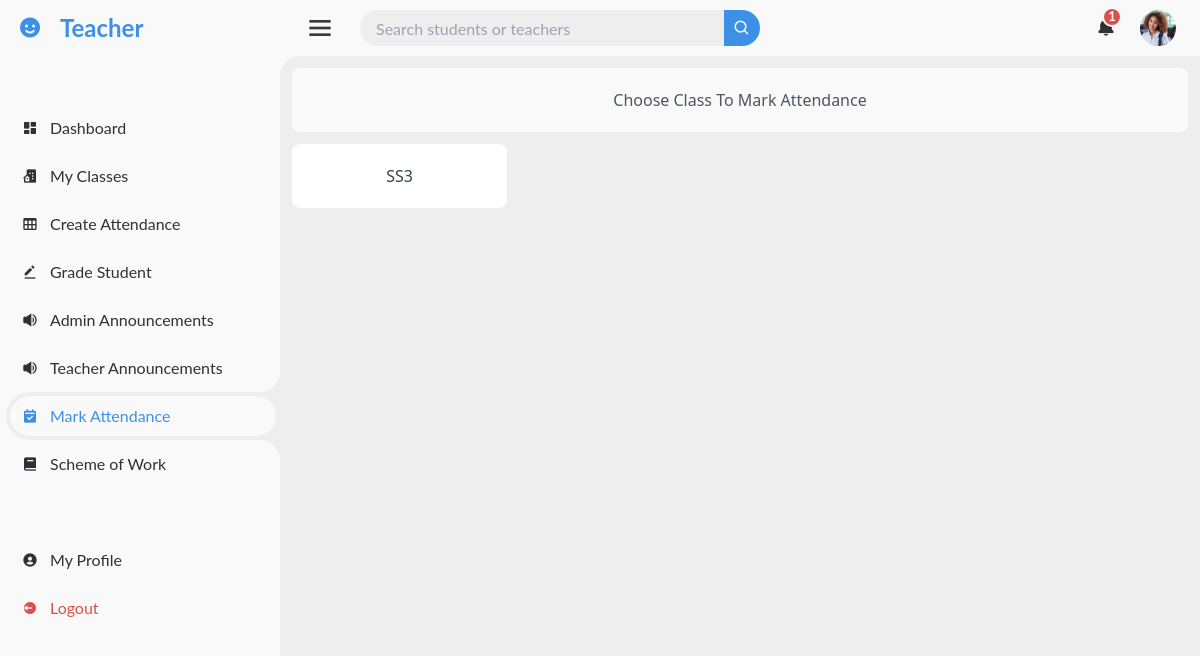
The page /teacher-class-list/mark/class/ (signed in) on the database its author committed.
### accounts/models.py (models this page shows, shortened)
class CustomUser(AbstractUser):
    email = models.EmailField(unique=True)
    is_approved = models.BooleanField(default=False)
    is_teacher = models.BooleanField(default=False)
    is_student = models.BooleanField(default=False)
    profile_photo = models.ImageField(upload_to='profile_photo/', default='default.jpg', blank=True, null=True)
    USERNAME_FIELD = 'email'
    REQUIRED_FIELDS = ['first_name', 'last_name']
    objects = CustomUserManager()

### classes/models.py (models this page shows, shortened)
class Class(models.Model):
    name = models.CharField(max_length=100)
    subjects = models.ManyToManyField(Subject, related_name='classes')

### teacher/views.py (the view)
# urls.py: path('teacher-class-list/mark/class/', views.Choose_class_to_mark, name='Choose_class_to_mark'),
@login_required
def Choose_class_to_mark(request):
    if not request.user.is_teacher:
        return HttpResponseForbidden('You do not have permission to access this page.')
    teacher = get_object_or_404(Teacher, user=request.user)
    classes = teacher.classes.all()
    classes_count = teacher.classes.count()
    context={
        'classes':classes,
        'classes_count':classes_count
    }
    return render(request, 'dashboards/all_teacher_pages/mark_class.html', context)

### administration/context_processors.py (called while the page is built)
def notifications(request):
    all_notification, total_notifications = get_admin_notification(request.user)
    return {
        'all_notification': all_notification,
        'total_notifications': total_notifications,
    }

### administration/views.py (called while the page is built, shortened)
def get_admin_notification(user):
    return [], 0

### pages/context_processors.py (called while the page is built)
def notifications(request):
    if request.user.is_authenticated:
        all_notifications, unread_notifications_count = get_user_notifications(request.user)
        return {
            'all_notifications': all_notifications,
            'unread_notifications_count': unread_notifications_count,
        }
    return {
        'all_notifications': [],
        'unread_notifications_count': 0,
    }

### pages/views.py (called while the page is built)
def get_user_notifications(user):
    notifications = Notification.objects.filter(user=user).order_by('-created_at')
    if user.is_student:
        grade_notifications = GradeNotification.objects.filter(recipient=user).order_by('-created_at')
        class_notifications = ClassNotification.objects.filter(user=user).order_by('-created_at')
    else:
        grade_notifications = []
        class_notifications = []
    all_notifications = sorted(
        chain(notifications, grade_notifications, class_notifications),
        key=attrgetter('created_at'),
        reverse=True
    )
    total_unread_count = (
        notifications.filter(is_read=False).count() +
        (grade_notifications.filter(is_read=False).count() if user.is_student else 0) +
        (class_notifications.filter(is_read=False).count() if user.is_student else 0)
    )
    return all_notifications, total_unread_count

### templates/dashboards/all_teacher_pages/mark_class.html (shortened to what this page needs)
{% extends 'dashboards/all_teacher_pages/base.html' %}
{% load static %}
{% block section %}
<div class="m-3 text-black rounded-lg">
    <p class="text-center p-5 mb-3 rounded-lg font-medium text-gray-600" style="background-color: #F9F9F9;">Choose Class To Mark Attendance</p>
    <ul class="grid grid-cols sm:grid-cols-2 md:grid-cols-3 lg:grid-cols-4 gap-3 text-center" >
        {%if classes%}
        {%for class in classes%}
        <a href="{%url 'Class_record_list' class_id=class.id %}">
            <li class="p-5 rounded-lg font-medium text-gray-700 hover:bg-blue-300 bg-white hover:text-white">{{class.name}}</li>
        </a>
        {%endfor%}
        {%endif%}
    </ul>
</div>
{% endblock section %}

### templates/dashboards/all_teacher_pages/base.html (shortened to what this page needs)
{%extends 'dashboards/base.html'%}
{%load static%}
{%block content%}
{% url 'teacher_class_list' as teacher_class_list %}
{% url 'teacher_dashboard' as teacher_dashboard %}
{% url 'select_class_attendance' as select_class_attendance %}
{% url 'grade_student_nav' as grade_student_nav %}
{% url 'annoucements' as annoucements%}
{% url 'teacher_details_page' as teacher_details_page %}
{% url 'Choose_class_to_mark' as Choose_class_to_mark %}
{%url 'scheme_of_work_class' as scheme_of_work_class%}
{%url 'view_teacher_notification' as view_teacher_notification%}
    <section id="sidebar">
        <a href="{{teacher_dashboard}}" class="brand">
            <i class='bx bxs-smile' ></i>
            <span class="text">Teacher</span>
        </a>
        <ul class="side-menu top">
            <li class="{%if request.path == teacher_dashboard%}active{%else%}{%endif%}">
                <a href="{{teacher_dashboard}}">
                    <i class='bx bxs-dashboard' ></i>
                    <span class="text">Dashboard</span>
                </a>
            </li>
            <li class="{%if request.path == teacher_class_list%}active{%else%}{%endif%}">
                <a href="{{teacher_class_list}}">
                    <i class='bx bxs-building-house' ></i>
                    <span class="text">My Classes</span>
                </a>
            </li>
            <li class="{%if request.path == select_class_attendance%}active{%else%}{%endif%}">
                <a href="{% url 'select_class_attendance'%}">
                    <i class='bx bx-table' ></i>
                    <span class="text">Create Attendance</span>
                </a>
            </li>
            <li class="{%if request.path == grade_student_nav%}active{%else%}{%endif%}">
                <a href="{{grade_student_nav}}">
                    <i class='bx bxs-edit-alt'></i>
                    <span class="text">Grade Student</span>
                </a>
            </li>
            <li class="{%if request.path == annoucements%}active{%else%}{%endif%}">
                <a href="{{annoucements}}">
                    <i class='bx bxs-volume-full' ></i>
                    <span class="text">Admin Announcements</span>
                </a>
            </li>
            <li class="{%if request.path == view_teacher_notification%}active{%else%}{%endif%}">
                <a href="{{view_teacher_notification}}">
                    <i class='bx bxs-volume-full' ></i>
                    <span class="text">Teacher Announcements</span>
                </a>
            </li>
            <li class="{%if request.path == Choose_class_to_mark%}active{%endif%}">
                <a href="{% url 'Choose_class_to_mark'%}">
                    <i class='bx bxs-calendar-check'></i>
                    <span class="text">Mark Attendance</span>
                </a>
            </li>
            <li class="{% if request.path == scheme_of_work_class %}active{% endif %}">
                <a href="{{scheme_of_work_class}}">
                    <i class='bx bxs-book'></i>
                    <span class="text">Scheme of Work</span>
                </a>
            </li>
        </ul>
    <ul class="side-menu">
        <li class="{%if request.path == teacher_details_page%}active{%else%}{%endif%}">
            <a href="{%url 'teacher_details_page'%}">
                <i class='bx bxs-user-circle' ></i>
                <span class="text">My Profile</span>
            </a>
        </li>
        <li>
            <a href="{%url 'logout'%}" class="logout">
                <i class='bx bxs-log-out-circle' ></i>
                <span class="text">Logout</span>
            </a>
        </li>
    </ul>
    </section>
    <section id="content">
         <nav>
            <i class='bx bx-menu' style="font-size: 32px; color: rgb(58, 58, 58);"></i>
            <form method="GET" action="{% url 'teacher_search_results_view' %}">
                <div class="form-input">
                    <input type="search" name="query" placeholder="Search students or teachers">
                    <button type="submit" class="search-btn"><i class='bx bx-search'></i></button>
                </div>
            </form>
            <a href="#" class="notification" id="notificationBell">
                <i class='bx bxs-bell'></i>
                <span class="num">{{ unread_notifications_count }}</span>
            </a>
            <a href="{%url 'teacher_details_page'%}" class="profile">
                <img src="{{ request.user.profile_photo.url }}" alt="Profile Photo">
            </a>
         </nav>
        {%block section%}
        {%endblock section%}
    </section>
{%endblock content%}

### static/css/dashboard.css (style rules this page uses)
* { margin: 0; padding: 0; box-sizing: border-box; }
a { text-decoration: none; }
li { list-style: none; }
:root { --poppins: 'Poppins', sans-serif; --lato: 'Lato', sans-serif; --light: #F9F9F9; --blue: #3C91E6; --light-blue: #CFE8FF; --grey: #EEE; --dark-grey: #AAAAAA; --dark: #342E37; --red: #DB504A; --yellow: #FFCE26; --light-yellow: #FFF26C; --orange: #FD7238; --light-orange: #ffc19e; }
html { overflow-x: hidden; }
body { background: var(--grey); }
#sidebar { position: fixed; top: 0; left: 0; width: 280px; height: 100%; background: var(--light); z-index: 1000; font-family: var(--lato); transition: .3s ease; overflow-x: hidden; }
#sidebar .brand { font-size: 24px; font-weight: 700; height: 56px; display: flex; align-items: center; color: var(--blue); }
#sidebar .brand .bx { min-width: 60px; display: flex; justify-content: center; }
#sidebar .side-menu { width: 100%; margin-top: 48px; }
#sidebar .side-menu li { height: 48px; background: transparent; margin-left: 6px; border-radius: 48px 0 0 48px; padding: 4px; }
#sidebar .side-menu li.active { background: var(--grey); position: relative; }
#sidebar .side-menu li.active a { color: var(--blue); }
#sidebar .side-menu li.active::before { content: ''; position: absolute; width: 40px; height: 40px; border-radius: 50%; top: -40px; right: 0; box-shadow: 20px 20px 0 var(--grey); z-index: -1; }
#sidebar .side-menu li.active::after { content: ''; position: absolute; width: 40px; height: 40px; border-radius: 50%; bottom: -40px; right: 0; box-shadow: 20px -20px 0 var(--grey); z-index: -1; }
#sidebar .side-menu li a { width: 100%; height: 100%; background: var(--light); display: flex; align-items: center; border-radius: 48px; font-size: 16px; color: var(--dark); white-space: nowrap; overflow-x: hidden; }
#sidebar .side-menu li a .bx { min-width: calc(60px - ((4px + 6px) * 2)); display: flex; justify-content: center; }
#sidebar .side-menu li .logout { color: var(--red); }
#content { position: relative; width: calc(100% - 280px); left: 280px; transition: .3s ease; }
#content nav { height: 56px; background: var(--light); padding: 0 24px; display: flex; align-items: center; grid-gap: 24px; font-family: var(--lato); position: relative; }
#content nav::before { content: ''; position: absolute; width: 40px; height: 40px; bottom: -40px; left: 0; border-radius: 50%; box-shadow: -20px -20px 0 var(--light); }
#content nav a { color: var(--dark); }
#content nav .bx.bx-menu { cursor: pointer; }
#content nav form { max-width: 400px; width: 100%; margin-right: auto; }
#content nav form .form-input { display: flex; align-items: center; height: 36px; }
#content nav form .form-input input { flex-grow: 1; padding: 0 16px; height: 100%; border: none; background: var(--grey); border-radius: 36px 0 0 36px; outline: none; }
#content nav form .form-input button { width: 36px; height: 100%; display: flex; justify-content: center; align-items: center; background: var(--blue); color: var(--light); font-size: 18px; border: none; outline: none; border-radius: 0 36px 36px 0; cursor: pointer; }
#content nav .notification { font-size: 20px; position: relative; }
#content nav .notification .num { position: absolute; top: -6px; right: -6px; width: 20px; height: 20px; border-radius: 50%; border: 2px solid var(--light); background: var(--red); color: var(--light); font-weight: 700; font-size: 13px; display: flex; justify-content: center; align-items: center; }
#content nav .profile img { width: 36px; height: 36px; object-fit: cover; border-radius: 50%; }

### rows shown on the page
CustomUser: user.profile_photo (picture)
Class: name "SS3"

### other values the page prints
{{ unread_notifications_count }} "1"
